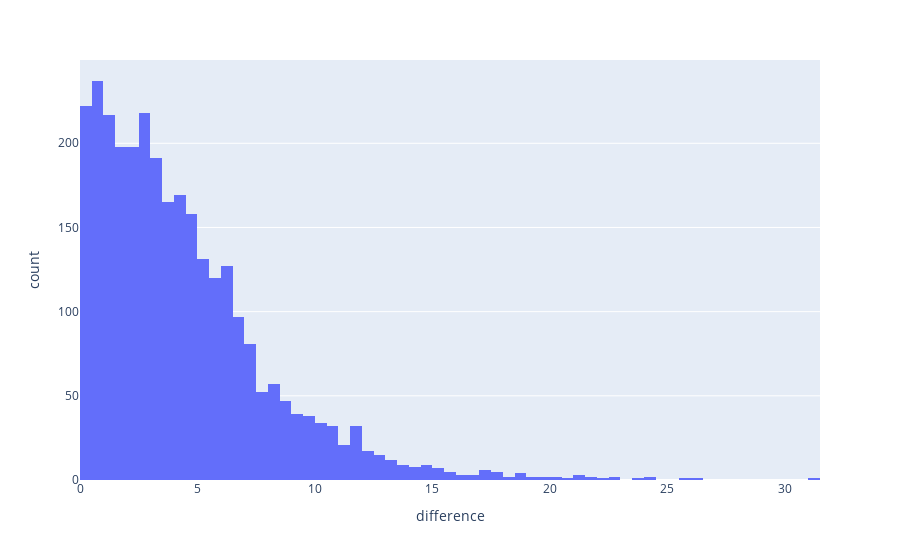

Source (notebook cell):
### Code cell
fig = px.histogram(x=predictions['abs_diff'], labels={
    'x': 'difference'
})

# print(predictions.quantile(q=0.5)['abs_diff'])
print('Mean: ' + str(predictions['abs_diff'].mean()))
print('Standard deviation: ' + str(predictions['abs_diff'].std()))

fig.show()

### Figure 1 — Plotly figure (JSON) as saved in the notebook; plotly's stock layout.template omitted (floating-point values rounded to 4 significant figures; data arrays with more than 128 entries replaced by an {"elided": "..."} marker saying what was removed)
{"data": [{"alignmentgroup": "True", "bingroup": "x", "hovertemplate": "difference=%{x}<br>count=%{y}<extra></extra>", "legendgroup": "", "marker": {"color": "#636efa", "pattern": {"shape": ""}}, "name": "", "offsetgroup": "", "orientation": "v", "showlegend": false, "type": "histogram", "x": {"elided": "3007 float values"}, "xaxis": "x", "yaxis": "y"}], "layout": {"barmode": "relative", "legend": {"tracegroupgap": 0}, "margin": {"t": 60}, "xaxis": {"anchor": "y", "domain": [0, 1], "title": {"text": "difference"}}, "yaxis": {"anchor": "x", "domain": [0, 1], "title": {"text": "count"}}}}
